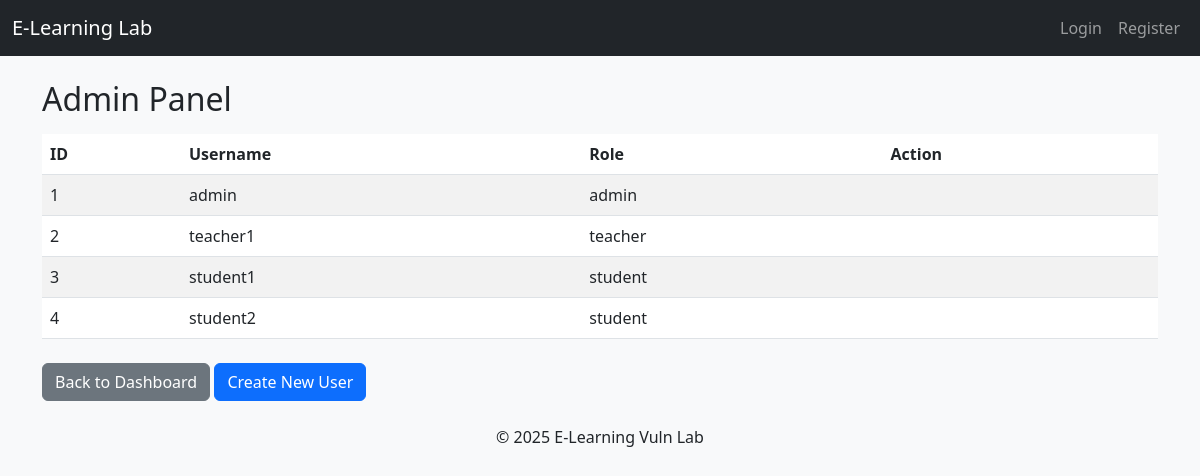
The page /admin on the database its author committed.
### tables this page shows
CREATE TABLE users (
    id INTEGER PRIMARY KEY AUTOINCREMENT,
    username TEXT,
    password TEXT,
    role TEXT
);

### app.py (the view)
@app.route("/admin")
def admin():
    db = get_db()
    users = db.execute("SELECT * FROM users").fetchall()
    return render_template("admin.html", users=users)

### app.py (called while the page is built)
def get_db():
    conn = sqlite3.connect('database.db')
    conn.row_factory = sqlite3.Row
    return conn

### templates/admin.html (shortened to what this page needs)
{% extends "base.html" %}
{% block content %}
<h2>Admin Panel</h2>
<table class="table table-striped mt-3">
    <thead>
        <tr>
            <th>ID</th>
            <th>Username</th>
            <th>Role</th>
            <th>Action</th>
        </tr>
    </thead>
    <tbody>
        {% for u in users %}
        <tr>
            <td>{{ u['id'] }}</td>
            <td>{{ u['username'] }}</td>
            <td>{{ u['role'] }}</td>
            <td>
            </td>
        </tr>
        {% endfor %}
    </tbody>
</table>
<a href="/dashboard" class="btn btn-secondary mt-2">Back to Dashboard</a>
<a href="/create_user" class="btn btn-primary mt-2">Create New User</a>
{% endblock %}

### static/css/theme.css (style rules this page uses)
body.light-mode { background-color: #f8f9fa; color: #212529; }

### rows shown on the page
users: id "1", username "admin", role "admin"
users: id "2", username "teacher1", role "teacher"
users: id "3", username "student1", role "student"
users: id "4", username "student2", role "student"
